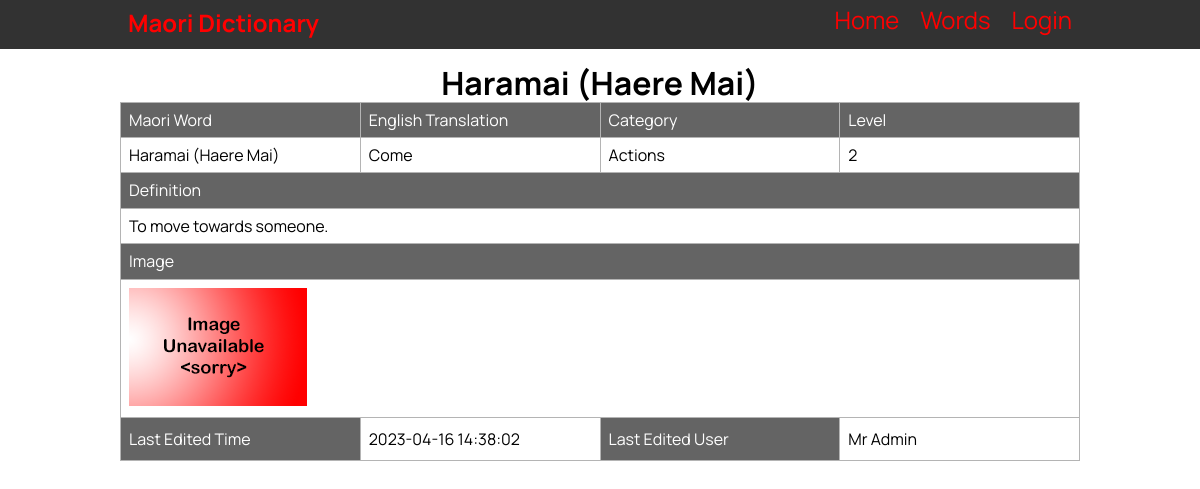
Screenshot of /individual_word/2 with the database file from the repository.
### tables this page shows
CREATE TABLE "vocab_list"
(
    id                  integer
        constraint vocab_list_pk
            primary key autoincrement,
    maori_word          varchar(30),
    english_translation varchar(30),
    category            varchar(30),
    definition          varchar(100),
    level               integer,
    last_edited_time    date,
    last_edited_user    varchar(60)
, image_name varchar(30));

### app.py (the view)
@app.route('/individual_word/<word_id>')
def render_individual_word(word_id):
    word_info = get_word_info(word_id)
    return render_template('word_detail.html', page_name='Word ' + word_id, logged_in=is_logged_in(), admin=is_admin(),
                           word_information=word_info)

### app.py (called while the page is built)
def create_connection(db_file):
    try:
        connection = sqlite3.connect(db_file)
        return connection
    except Error as e:
        print(e)
    return None

def is_logged_in():
    if session.get('email') is None:
        return False
    else:
        return True

def is_admin():
    if is_logged_in():
        if session.get('role') == "Teacher" or session.get('role') == "Admin":
            return True
        else:
            return False
    else:
        return False

def get_word_info(word_id):
    con = create_connection(DATABASE)
    cur = con.cursor()
    query = "SELECT * FROM vocab_list WHERE id = ?"
    cur.execute(query, (word_id,))
    word_info = cur.fetchall()
    con.close()
    word_info = word_info[0]
    word_info = reformat_word_info(word_info)
    return word_info

def reformat_word_info(word):
    word_info = (word[0], str(word[1]).title(), str(word[2]).title(), str(word[3]).title(), str(word[4]).capitalize(),
                 word[5], word[6], word[7], word[8])
    return word_info

### templates/word_detail.html (shortened to what this page needs)
{% extends "base.html" %}
{% block pageheading %}{{ word_information[1] }}{% endblock %}
{% block main %}
<table class="info">
    <tr class="header">
        <td style="width:25%">Maori Word</td>
        <td style="width:25%">English Translation</td>
        <td style="width:25%">Category</td>
        <td style="width:25%">Level</td>
    </tr>
    <tr>
        <td>{{ word_information[1] }}</td>
        <td>{{ word_information[2] }}</td>
        <td>{{ word_information[3] }}</td>
        <td>{{ word_information[5] }}</td>
    </tr>
    <tr class="header">
        <td colspan="4">Definition</td>
    </tr>
    <tr>
        <td colspan="4">{{ word_information[4] }}</td>
    </tr>
    <tr class="header">
        <td colspan="4">Image</td>
    </tr>
    <tr>
        <td colspan="4">
            <img src="/static/images/{{ word_information[8] }}.jpg">
        </td>
    </tr>
    <tr>
        <td class="header">Last Edited Time</td>
        <td>{{ word_information[6] }}</td>
        <td class="header">Last Edited User</td>
        <td>{{ word_information[7] }}</td>
    </tr>
</table>
{% endblock %}

### static/MDW.css (style rules this page uses)
* { font-family: 'Manrope', sans-serif; padding: 0; margin: 0; box-sizing: border-box; }
body { background-color: rgb(255, 255, 255); }
img { max-width: 100%; }
table { font-family: Arial, Helvetica, sans-serif; border-collapse: collapse; width: 100%; }
td, th { border: 1px solid #b4b4b4; padding: 8px; }
.list th, .info .header { padding-top: 12px; padding-bottom: 12px; text-align: left; background-color: #646464; color: white; }

### rows the page displays
vocab_list: maori_word "Haramai (Haere Mai)", english_translation "Come", category "Actions", level "2", definition "To move towards someone.", image_name (placeholder picture), last_edited_time "2023-04-16 14:38:02", last_edited_user "Mr Admin"
